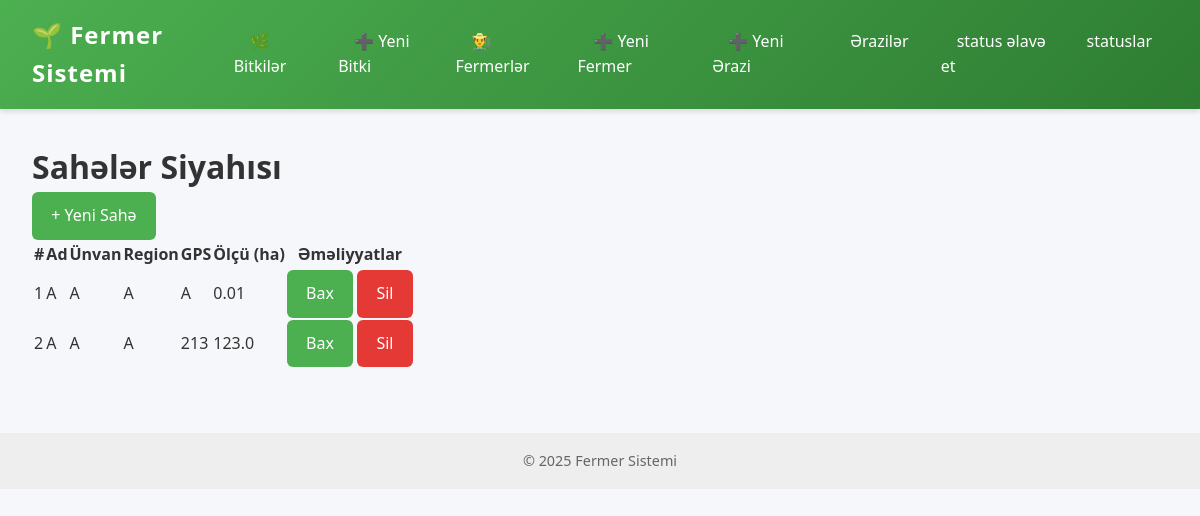
/areas, run on an earlier commit of the app's database.
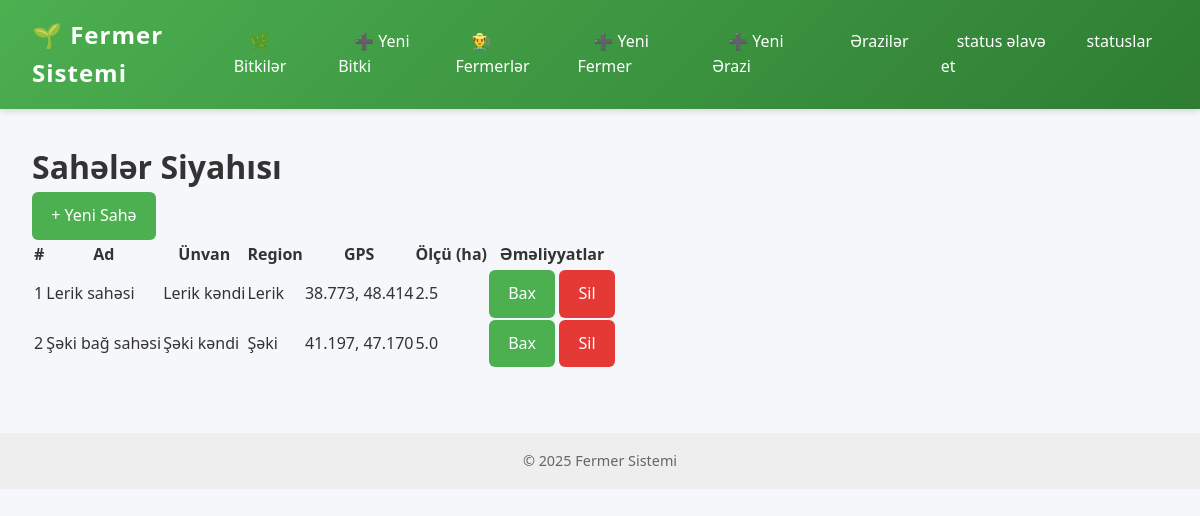
And on a later commit of the database.
### models.py (models this page shows)
class Area(db.Model):
    __tablename__ = "area"
    id = db.Column(db.Integer, primary_key=True)
    name = db.Column(db.String(100))
    location = db.Column(db.String(200))
    gps = db.Column(db.String(100))
    region = db.Column(db.String(100))
    size_hectares = db.Column(db.Float)
    soil_id = db.Column(db.Integer, db.ForeignKey("soil.id"))
    approval_document = db.Column(db.String(200))
    soil = db.relationship("Soil", back_populates="areas")
    status = db.relationship("AreaStatus", back_populates="area")
    sensors = db.relationship("Sensor", back_populates="area")
    fermers = db.relationship("Fermer", back_populates="area")
    plants = db.relationship("Plant", back_populates="area")

### routes/area.py (the view)
    @app.route('/areas', methods=['GET'], endpoint='list_area')
    def list_area():
        areas = Area.query.all()
        return render_template('area/list.html', areas=areas)

### templates/area/list.html (shortened to what this page needs)
{% extends "base.html" %}
{% block content %}
<div class="area-container">
  <h1>Sahələr Siyahısı</h1>
  <a href="{{ url_for('add_area') }}" class="btn primary">+ Yeni Sahə</a>
  <table class="styled-table">
    <thead>
      <tr>
        <th>#</th>
        <th>Ad</th>
        <th>Ünvan</th>
        <th>Region</th>
        <th>GPS</th>
        <th>Ölçü (ha)</th>
        <th>Əməliyyatlar</th>
      </tr>
    </thead>
    <tbody>
      {% for area in areas %}
      <tr>
        <td>{{ area.id }}</td>
        <td>{{ area.name }}</td>
        <td>{{ area.location }}</td>
        <td>{{ area.region }}</td>
        <td>{{ area.gps }}</td>
        <td>{{ area.size_hectares }}</td>
        <td>
          <a href="{{ url_for('single_area', area_id=area.id) }}" class="btn small primary">Bax</a>
          <a href="{{ url_for('delete_area', area_id=area.id) }}" class="btn small danger">Sil</a>
        </td>
      </tr>
      {% endfor %}
    </tbody>
  </table>
</div>
{% endblock %}

### templates/base.html (shortened to what this page needs)
<!DOCTYPE html>
<html lang="az">
<head>
  <link rel="stylesheet" href="{{ url_for('static', filename='css/style.css') }}">
</head>
<body>
  <header class="navbar">
    <h1 class="logo">🌱 Fermer Sistemi</h1>
    <nav>
      <ul>
        <li><a href="{{ url_for('list_plants') }}">🌿 Bitkilər</a></li>
        <li><a href="{{ url_for('add_plant_base') }}">➕ Yeni Bitki</a></li>
        <li><a href="{{ url_for('list_fermer') }}">👨‍🌾 Fermerlər</a></li>
        <li><a href="{{ url_for('add_fermer') }}">➕ Yeni Fermer</a></li>
        <li><a href="{{ url_for('add_area') }}">➕ Yeni Ərazi</a></li>
        <li><a href="{{ url_for('list_area') }}"> Ərazilər</a></li>
        <li><a href="{{ url_for('add_status') }}"> status əlavə et </a></li>
        <li><a href="{{ url_for('list_status') }}"> statuslar</a></li>
      </ul>
    </nav>
  </header>
  <main class="content">
    {% block content %}{% endblock %}
  </main>
  <footer class="footer">
    <p>© 2025 Fermer Sistemi</p>
  </footer>
</body>
</html>

### static/css/style.css (style rules this page uses)
* { margin: 0; padding: 0; box-sizing: border-box; font-family: "Segoe UI", Roboto, sans-serif; }
body { background: #f5f7fa; color: #333; line-height: 1.6; }
.navbar { background: linear-gradient(135deg, #4CAF50, #2E7D32); color: white; padding: 1rem 2rem; display: flex; justify-content: space-between; align-items: center; box-shadow: 0 2px 6px rgba(0,0,0,0.15); }
.navbar .logo { font-size: 1.5rem; font-weight: bolder; letter-spacing: 1px; }
.navbar ul { list-style: none; display: flex; gap: 1rem; }
.navbar ul li a { color: white; text-decoration: none; font-weight: 500; padding: 0.5rem 1rem; transition: 0.3s; border-radius: 6px; }
.content { padding: 2rem; max-width: 1200px; margin: auto; }
.btn { display: inline-block; background: #4CAF50; color: white; padding: 0.7rem 1.2rem; border-radius: 6px; text-decoration: none; transition: 0.3s; text-align: center; font-weight: 500; }
.btn.danger { background: #E53935; }
.footer { text-align: center; padding: 1rem; background: #eee; margin-top: 2rem; font-size: 0.9rem; color: #666; }

What changed in the data, as far as the page shows it:
changed Area id 1: name "A" → "Lerik sahəsi"; location "A" → "Lerik kəndi"; region "A" → "Lerik"; gps "A" → "38.773, 48.414"; size_hectares "0.01" → "2.5"
changed Area id 2: name "A" → "Şəki bağ sahəsi"; location "A" → "Şəki kəndi"; region "A" → "Şəki"; gps "213" → "41.197, 47.170"; size_hectares "123.0" → "5.0"
